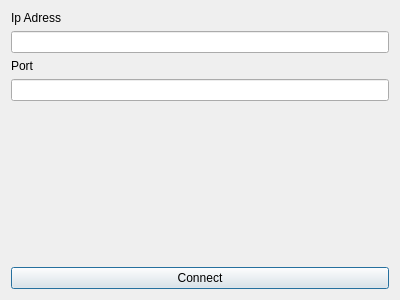
<?xml version="1.0" encoding="UTF-8"?>
<ui version="4.0">
 <class>ConnectDialog</class>
 <widget class="QDialog" name="ConnectDialog">
  <property name="geometry">
   <rect>
    <x>0</x>
    <y>0</y>
    <width>400</width>
    <height>300</height>
   </rect>
  </property>
  <property name="windowTitle">
   <string>Dialog</string>
  </property>
  <layout class="QVBoxLayout" name="verticalLayout">
   <item>
    <widget class="QLabel" name="label_2">
     <property name="text">
      <string>Ip Adress</string>
     </property>
    </widget>
   </item>
   <item>
    <widget class="QLineEdit" name="lineEdit_Adress"/>
   </item>
   <item>
    <widget class="QLabel" name="label">
     <property name="text">
      <string>Port</string>
     </property>
    </widget>
   </item>
   <item>
    <widget class="QLineEdit" name="lineEdit_2"/>
   </item>
   <item>
    <spacer name="verticalSpacer">
     <property name="orientation">
      <enum>Qt::Vertical</enum>
     </property>
     <property name="sizeHint" stdset="0">
      <size>
       <width>20</width>
       <height>40</height>
      </size>
     </property>
    </spacer>
   </item>
   <item>
    <widget class="QPushButton" name="pushButton_Connect">
     <property name="text">
      <string>Connect</string>
     </property>
    </widget>
   </item>
  </layout>
 </widget>
 <resources/>
 <connections/>
</ui>
